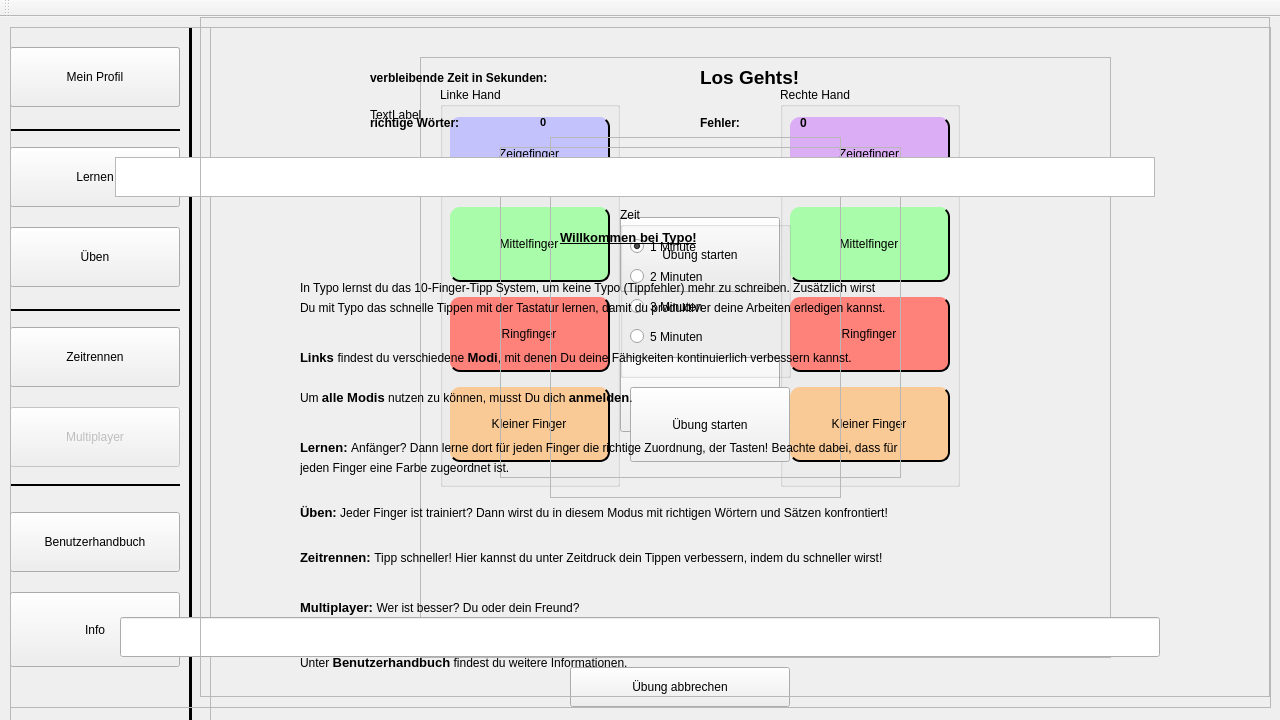
<?xml version="1.0" encoding="UTF-8"?>
<ui version="4.0">
 <class>MainWindow</class>
 <widget class="QMainWindow" name="MainWindow">
  <property name="geometry">
   <rect>
    <x>0</x>
    <y>0</y>
    <width>1280</width>
    <height>720</height>
   </rect>
  </property>
  <property name="windowTitle">
   <string>MainWindow</string>
  </property>
  <property name="toolTip">
   <string/>
  </property>
  <widget class="QWidget" name="centralWidget">
   <widget class="QFrame" name="frame_menue">
    <property name="geometry">
     <rect>
      <x>10</x>
      <y>10</y>
      <width>201</width>
      <height>971</height>
     </rect>
    </property>
    <property name="frameShape">
     <enum>QFrame::StyledPanel</enum>
    </property>
    <property name="frameShadow">
     <enum>QFrame::Raised</enum>
    </property>
    <property name="lineWidth">
     <number>2</number>
    </property>
    <widget class="QPushButton" name="optionen">
     <property name="geometry">
      <rect>
       <x>0</x>
       <y>565</y>
       <width>170</width>
       <height>75</height>
      </rect>
     </property>
     <property name="toolTip">
      <string>&lt;html&gt;&lt;head/&gt;&lt;body&gt;&lt;p&gt;&lt;br/&gt;&lt;/p&gt;&lt;/body&gt;&lt;/html&gt;</string>
     </property>
     <property name="text">
      <string>Info</string>
     </property>
    </widget>
    <widget class="QPushButton" name="multiplayer">
     <property name="enabled">
      <bool>false</bool>
     </property>
     <property name="geometry">
      <rect>
       <x>0</x>
       <y>380</y>
       <width>170</width>
       <height>60</height>
      </rect>
     </property>
     <property name="text">
      <string>Multiplayer</string>
     </property>
    </widget>
    <widget class="QPushButton" name="zeitrennen">
     <property name="enabled">
      <bool>true</bool>
     </property>
     <property name="geometry">
      <rect>
       <x>0</x>
       <y>300</y>
       <width>170</width>
       <height>60</height>
      </rect>
     </property>
     <property name="text">
      <string>Zeitrennen</string>
     </property>
    </widget>
    <widget class="QPushButton" name="ueben">
     <property name="enabled">
      <bool>true</bool>
     </property>
     <property name="geometry">
      <rect>
       <x>0</x>
       <y>200</y>
       <width>170</width>
       <height>60</height>
      </rect>
     </property>
     <property name="text">
      <string>Üben</string>
     </property>
    </widget>
    <widget class="QPushButton" name="lernen">
     <property name="enabled">
      <bool>true</bool>
     </property>
     <property name="geometry">
      <rect>
       <x>0</x>
       <y>120</y>
       <width>170</width>
       <height>60</height>
      </rect>
     </property>
     <property name="text">
      <string>Lernen</string>
     </property>
    </widget>
    <widget class="QPushButton" name="anmelden">
     <property name="geometry">
      <rect>
       <x>0</x>
       <y>20</y>
       <width>170</width>
       <height>60</height>
      </rect>
     </property>
     <property name="mouseTracking">
      <bool>false</bool>
     </property>
     <property name="toolTip">
      <string/>
     </property>
     <property name="toolTipDuration">
      <number>0</number>
     </property>
     <property name="text">
      <string>Anmelden</string>
     </property>
    </widget>
    <widget class="Line" name="line">
     <property name="geometry">
      <rect>
       <x>0</x>
       <y>280</y>
       <width>170</width>
       <height>6</height>
      </rect>
     </property>
     <property name="frameShadow">
      <enum>QFrame::Plain</enum>
     </property>
     <property name="lineWidth">
      <number>2</number>
     </property>
     <property name="orientation">
      <enum>Qt::Horizontal</enum>
     </property>
    </widget>
    <widget class="Line" name="line_2">
     <property name="geometry">
      <rect>
       <x>0</x>
       <y>100</y>
       <width>170</width>
       <height>6</height>
      </rect>
     </property>
     <property name="frameShadow">
      <enum>QFrame::Plain</enum>
     </property>
     <property name="lineWidth">
      <number>2</number>
     </property>
     <property name="orientation">
      <enum>Qt::Horizontal</enum>
     </property>
    </widget>
    <widget class="Line" name="line_3">
     <property name="geometry">
      <rect>
       <x>0</x>
       <y>455</y>
       <width>170</width>
       <height>6</height>
      </rect>
     </property>
     <property name="frameShadow">
      <enum>QFrame::Plain</enum>
     </property>
     <property name="lineWidth">
      <number>2</number>
     </property>
     <property name="orientation">
      <enum>Qt::Horizontal</enum>
     </property>
    </widget>
    <widget class="Line" name="line_4">
     <property name="geometry">
      <rect>
       <x>170</x>
       <y>-10</y>
       <width>20</width>
       <height>1191</height>
      </rect>
     </property>
     <property name="frameShadow">
      <enum>QFrame::Plain</enum>
     </property>
     <property name="lineWidth">
      <number>3</number>
     </property>
     <property name="orientation">
      <enum>Qt::Vertical</enum>
     </property>
    </widget>
    <widget class="QPushButton" name="b_buch">
     <property name="enabled">
      <bool>true</bool>
     </property>
     <property name="geometry">
      <rect>
       <x>0</x>
       <y>485</y>
       <width>170</width>
       <height>60</height>
      </rect>
     </property>
     <property name="text">
      <string>Benutzerhandbuch</string>
     </property>
    </widget>
    <widget class="QPushButton" name="pb_profil">
     <property name="geometry">
      <rect>
       <x>0</x>
       <y>20</y>
       <width>170</width>
       <height>60</height>
      </rect>
     </property>
     <property name="text">
      <string>Mein Profil</string>
     </property>
    </widget>
    <zorder>optionen</zorder>
    <zorder>multiplayer</zorder>
    <zorder>zeitrennen</zorder>
    <zorder>ueben</zorder>
    <zorder>lernen</zorder>
    <zorder>anmelden</zorder>
    <zorder>line</zorder>
    <zorder>line_2</zorder>
    <zorder>line_3</zorder>
    <zorder>line_4</zorder>
    <zorder>b_buch</zorder>
    <zorder>pb_profil</zorder>
    <zorder>frame_lernen</zorder>
   </widget>
   <widget class="QFrame" name="frame_hand">
    <property name="geometry">
     <rect>
      <x>420</x>
      <y>40</y>
      <width>691</width>
      <height>601</height>
     </rect>
    </property>
    <property name="frameShape">
     <enum>QFrame::StyledPanel</enum>
    </property>
    <property name="frameShadow">
     <enum>QFrame::Raised</enum>
    </property>
    <widget class="QGroupBox" name="gb_links">
     <property name="enabled">
      <bool>true</bool>
     </property>
     <property name="geometry">
      <rect>
       <x>20</x>
       <y>30</y>
       <width>180</width>
       <height>400</height>
      </rect>
     </property>
     <property name="title">
      <string>Linke Hand</string>
     </property>
     <widget class="QPushButton" name="bl_zeige">
      <property name="geometry">
       <rect>
        <x>10</x>
        <y>30</y>
        <width>160</width>
        <height>75</height>
       </rect>
      </property>
      <property name="styleSheet">
       <string notr="true">QPushButton#bl_zeige{ background-color: rgb(196,194,252);
border-style: outset;
border-top-left-radius: 10px;
border-top-right-radius: 10px;
border-bottom-left-radius: 10px;
border-bottom-right-radius: 10px;


	border-right-width: 1.5px;
border-bottom-width: 1.5px;
border-left-width: 0px;
border-top-width: 0px;
	border-right-color: black;
	border-bottom-color: black; }
QPushButton#bl_zeige:pressed {
    background-color: rgb(114, 111, 247);
border-style: outset;
border-top-left-radius: 10px;
border-top-right-radius: 10px;
border-bottom-left-radius: 10px;
border-bottom-right-radius: 10px;


	border-right-width: 0px;
border-bottom-width: 0px;
border-left-width: 1.5px;
border-top-width: 1.5px;
	border-left-color: black;
	border-top-color: black;
}</string>
      </property>
      <property name="text">
       <string>Zeigefinger</string>
      </property>
     </widget>
     <widget class="QPushButton" name="bl_kleiner">
      <property name="geometry">
       <rect>
        <x>10</x>
        <y>300</y>
        <width>160</width>
        <height>75</height>
       </rect>
      </property>
      <property name="toolTip">
       <string>&lt;html&gt;&lt;head/&gt;&lt;body&gt;&lt;p&gt;&lt;br/&gt;&lt;/p&gt;&lt;/body&gt;&lt;/html&gt;</string>
      </property>
      <property name="styleSheet">
       <string notr="true">QPushButton#bl_kleiner{ background-color: rgb(250,202,150); 
border-style: outset;
border-top-left-radius: 10px;
border-top-right-radius: 10px;
border-bottom-left-radius: 10px;
border-bottom-right-radius: 10px;


	border-right-width: 1.5px;
border-bottom-width: 1.5px;
border-left-width: 0px;
border-top-width: 0px;
	border-right-color: black;
	border-bottom-color: black;}
QPushButton#bl_kleiner:pressed {
    background-color: rgb(243, 141, 29);
border-style: outset;
border-top-left-radius: 10px;
border-top-right-radius: 10px;
border-bottom-left-radius: 10px;
border-bottom-right-radius: 10px;


	border-right-width: 0px;
border-bottom-width: 0px;
border-left-width: 1.5px;
border-top-width: 1.5px;
	border-left-color: black;
	border-top-color: black;
}</string>
      </property>
      <property name="text">
       <string>Kleiner Finger</string>
      </property>
     </widget>
     <widget class="QPushButton" name="bl_mittel">
      <property name="geometry">
       <rect>
        <x>10</x>
        <y>120</y>
        <width>160</width>
        <height>75</height>
       </rect>
      </property>
      <property name="styleSheet">
       <string notr="true">QPushButton#bl_mittel { background-color: rgb(169,252,169); 
border-style: outset;
border-top-left-radius: 10px;
border-top-right-radius: 10px;
border-bottom-left-radius: 10px;
border-bottom-right-radius: 10px;


	border-right-width: 1.5px;
border-bottom-width: 1.5px;
border-left-width: 0px;
border-top-width: 0px;
	border-right-color: black;
	border-bottom-color: black;}
QPushButton#bl_mittel:pressed {
    background-color: rgb(0, 255, 0);
border-style: outset;
border-top-left-radius: 10px;
border-top-right-radius: 10px;
border-bottom-left-radius: 10px;
border-bottom-right-radius: 10px;


	border-right-width: 0px;
border-bottom-width: 0px;
border-left-width: 1.5px;
border-top-width: 1.5px;
	border-left-color: black;
	border-top-color: black;
}</string>
      </property>
      <property name="text">
       <string>Mittelfinger</string>
      </property>
     </widget>
     <widget class="QPushButton" name="bl_ring">
      <property name="geometry">
       <rect>
        <x>10</x>
        <y>210</y>
        <width>160</width>
        <height>75</height>
       </rect>
      </property>
      <property name="styleSheet">
       <string notr="true">QPushButton#bl_ring{ background-color: rgb(254,129,122);
border-style: outset;
border-top-left-radius: 10px;
border-top-right-radius: 10px;
border-bottom-left-radius: 10px;
border-bottom-right-radius: 10px;


	border-right-width: 1.5px;
border-bottom-width: 1.5px;
border-left-width: 0px;
border-top-width: 0px;
	border-right-color: black;
	border-bottom-color: black; }
QPushButton#bl_ring:pressed {
    background-color: rgb(255, 0, 0);
border-style: outset;
border-top-left-radius: 10px;
border-top-right-radius: 10px;
border-bottom-left-radius: 10px;
border-bottom-right-radius: 10px;


	border-right-width: 0px;
border-bottom-width: 0px;
border-left-width: 1.5px;
border-top-width: 1.5px;
	border-left-color: black;
	border-top-color: black;
}</string>
      </property>
      <property name="text">
       <string>Ringfinger</string>
      </property>
     </widget>
    </widget>
    <widget class="QGroupBox" name="gb_rechts">
     <property name="enabled">
      <bool>true</bool>
     </property>
     <property name="geometry">
      <rect>
       <x>360</x>
       <y>30</y>
       <width>180</width>
       <height>400</height>
      </rect>
     </property>
     <property name="title">
      <string>Rechte Hand</string>
     </property>
     <widget class="QPushButton" name="br_zeige">
      <property name="geometry">
       <rect>
        <x>10</x>
        <y>30</y>
        <width>160</width>
        <height>75</height>
       </rect>
      </property>
      <property name="styleSheet">
       <string notr="true">QPushButton#br_zeige{ background-color: rgb(219,173,245);
border-style: outset;
border-top-left-radius: 10px;
border-top-right-radius: 10px;
border-bottom-left-radius: 10px;
border-bottom-right-radius: 10px;


	border-right-width: 1.5px;
border-bottom-width: 1.5px;
border-left-width: 0px;
border-top-width: 0px;
	border-right-color: black;
	border-bottom-color: black; }
QPushButton#br_zeige:pressed {
    background-color: rgb(169, 64, 232);
border-style: outset;
border-top-left-radius: 10px;
border-top-right-radius: 10px;
border-bottom-left-radius: 10px;
border-bottom-right-radius: 10px;


	border-right-width: 0px;
border-bottom-width: 0px;
border-left-width: 1.5px;
border-top-width: 1.5px;
	border-left-color: black;
	border-top-color: black;
}</string>
      </property>
      <property name="text">
       <string>Zeigefinger</string>
      </property>
     </widget>
     <widget class="QPushButton" name="br_kleiner">
      <property name="geometry">
       <rect>
        <x>10</x>
        <y>300</y>
        <width>160</width>
        <height>75</height>
       </rect>
      </property>
      <property name="styleSheet">
       <string notr="true">QPushButton#br_kleiner{ background-color: rgb(250,202,150); 
border-style: outset;
border-top-left-radius: 10px;
border-top-right-radius: 10px;
border-bottom-left-radius: 10px;
border-bottom-right-radius: 10px;


	border-right-width: 1.5px;
border-bottom-width: 1.5px;
border-left-width: 0px;
border-top-width: 0px;
	border-right-color: black;
	border-bottom-color: black;}
QPushButton#br_kleiner:pressed {
    background-color: rgb(243, 141, 29);
border-style: outset;
border-top-left-radius: 10px;
border-top-right-radius: 10px;
border-bottom-left-radius: 10px;
border-bottom-right-radius: 10px;


	border-right-width: 0px;
border-bottom-width: 0px;
border-left-width: 1.5px;
border-top-width: 1.5px;
	border-left-color: black;
	border-top-color: black;
}</string>
      </property>
      <property name="text">
       <string>Kleiner Finger</string>
      </property>
     </widget>
     <widget class="QPushButton" name="br_mittel">
      <property name="geometry">
       <rect>
        <x>10</x>
        <y>120</y>
        <width>160</width>
        <height>75</height>
       </rect>
      </property>
      <property name="styleSheet">
       <string notr="true">QPushButton#br_mittel { background-color: rgb(169,252,169); 
border-style: outset;
border-top-left-radius: 10px;
border-top-right-radius: 10px;
border-bottom-left-radius: 10px;
border-bottom-right-radius: 10px;


	border-right-width: 1.5px;
border-bottom-width: 1.5px;
border-left-width: 0px;
border-top-width: 0px;
	border-right-color: black;
	border-bottom-color: black;}
QPushButton#br_mittel:pressed {
    background-color: rgb(0, 255, 0);
border-style: outset;
border-top-left-radius: 10px;
border-top-right-radius: 10px;
border-bottom-left-radius: 10px;
border-bottom-right-radius: 10px;


	border-right-width: 0px;
border-bottom-width: 0px;
border-left-width: 1.5px;
border-top-width: 1.5px;
	border-left-color: black;
	border-top-color: black;
}</string>
      </property>
      <property name="text">
       <string>Mittelfinger</string>
      </property>
     </widget>
     <widget class="QPushButton" name="br_ring">
      <property name="geometry">
       <rect>
        <x>10</x>
        <y>210</y>
        <width>160</width>
        <height>75</height>
       </rect>
      </property>
      <property name="styleSheet">
       <string notr="true">QPushButton#br_ring { background-color: rgb(254,129,122);
border-style: outset;
border-top-left-radius: 10px;
border-top-right-radius: 10px;
border-bottom-left-radius: 10px;
border-bottom-right-radius: 10px;


	border-right-width: 1.5px;
border-bottom-width: 1.5px;
border-left-width: 0px;
border-top-width: 0px;
	border-right-color: black;
	border-bottom-color: black; }
QPushButton#br_ring:pressed {
    background-color: rgb(255, 0, 0);
border-style: outset;
border-top-left-radius: 10px;
border-top-right-radius: 10px;
border-bottom-left-radius: 10px;
border-bottom-right-radius: 10px;


	border-right-width: 0px;
border-bottom-width: 0px;
border-left-width: 1.5px;
border-top-width: 1.5px;
	border-left-color: black;
	border-top-color: black;
}</string>
      </property>
      <property name="text">
       <string>Ringfinger</string>
      </property>
     </widget>
    </widget>
   </widget>
   <widget class="QFrame" name="frame_ueben">
    <property name="geometry">
     <rect>
      <x>550</x>
      <y>120</y>
      <width>291</width>
      <height>361</height>
     </rect>
    </property>
    <property name="frameShape">
     <enum>QFrame::StyledPanel</enum>
    </property>
    <property name="frameShadow">
     <enum>QFrame::Raised</enum>
    </property>
    <widget class="QPushButton" name="pushButton_eigener">
     <property name="geometry">
      <rect>
       <x>70</x>
       <y>220</y>
       <width>160</width>
       <height>75</height>
      </rect>
     </property>
     <property name="text">
      <string>Eigener Text</string>
     </property>
    </widget>
    <widget class="QPushButton" name="pushButton_starten">
     <property name="geometry">
      <rect>
       <x>70</x>
       <y>80</y>
       <width>160</width>
       <height>75</height>
      </rect>
     </property>
     <property name="text">
      <string>Übung starten</string>
     </property>
    </widget>
   </widget>
   <widget class="QFrame" name="frame_zeit">
    <property name="geometry">
     <rect>
      <x>500</x>
      <y>130</y>
      <width>401</width>
      <height>331</height>
     </rect>
    </property>
    <property name="frameShape">
     <enum>QFrame::StyledPanel</enum>
    </property>
    <property name="frameShadow">
     <enum>QFrame::Raised</enum>
    </property>
    <widget class="QPushButton" name="pushButton_zeitstart">
     <property name="geometry">
      <rect>
       <x>130</x>
       <y>240</y>
       <width>160</width>
       <height>75</height>
      </rect>
     </property>
     <property name="text">
      <string>Übung starten</string>
     </property>
    </widget>
    <widget class="QGroupBox" name="groupBox_zeit">
     <property name="geometry">
      <rect>
       <x>120</x>
       <y>60</y>
       <width>171</width>
       <height>171</height>
      </rect>
     </property>
     <property name="title">
      <string>Zeit</string>
     </property>
     <widget class="QRadioButton" name="radioButton_1">
      <property name="geometry">
       <rect>
        <x>10</x>
        <y>30</y>
        <width>76</width>
        <height>19</height>
       </rect>
      </property>
      <property name="text">
       <string>1 Minute</string>
      </property>
      <property name="checked">
       <bool>true</bool>
      </property>
     </widget>
     <widget class="QRadioButton" name="radioButton_2">
      <property name="geometry">
       <rect>
        <x>10</x>
        <y>60</y>
        <width>76</width>
        <height>19</height>
       </rect>
      </property>
      <property name="text">
       <string>2 Minuten</string>
      </property>
     </widget>
     <widget class="QRadioButton" name="radioButton_3">
      <property name="geometry">
       <rect>
        <x>10</x>
        <y>90</y>
        <width>76</width>
        <height>19</height>
       </rect>
      </property>
      <property name="text">
       <string>3 Minuten</string>
      </property>
     </widget>
     <widget class="QRadioButton" name="radioButton_5">
      <property name="geometry">
       <rect>
        <x>10</x>
        <y>120</y>
        <width>76</width>
        <height>19</height>
       </rect>
      </property>
      <property name="text">
       <string>5 Minuten</string>
      </property>
     </widget>
    </widget>
   </widget>
   <widget class="QFrame" name="frame_lernen">
    <property name="geometry">
     <rect>
      <x>10</x>
      <y>10</y>
      <width>1261</width>
      <height>681</height>
     </rect>
    </property>
    <property name="frameShape">
     <enum>QFrame::StyledPanel</enum>
    </property>
    <property name="frameShadow">
     <enum>QFrame::Raised</enum>
    </property>
    <widget class="QWidget" name="horizontalWidget" native="true">
     <property name="geometry">
      <rect>
       <x>80</x>
       <y>160</y>
       <width>1091</width>
       <height>431</height>
      </rect>
     </property>
     <layout class="QHBoxLayout" name="horizontalLayout"/>
    </widget>
    <widget class="QTextBrowser" name="textBrowser">
     <property name="geometry">
      <rect>
       <x>105</x>
       <y>130</y>
       <width>1040</width>
       <height>40</height>
      </rect>
     </property>
     <property name="font">
      <font>
       <weight>50</weight>
       <bold>false</bold>
      </font>
     </property>
    </widget>
    <widget class="QPushButton" name="button_uebungende">
     <property name="geometry">
      <rect>
       <x>560</x>
       <y>640</y>
       <width>220</width>
       <height>40</height>
      </rect>
     </property>
     <property name="text">
      <string>Übung abbrechen</string>
     </property>
    </widget>
    <widget class="QLabel" name="label_zeit">
     <property name="geometry">
      <rect>
       <x>690</x>
       <y>10</y>
       <width>221</width>
       <height>81</height>
      </rect>
     </property>
     <property name="font">
      <font>
       <pointsize>14</pointsize>
       <weight>75</weight>
       <bold>true</bold>
      </font>
     </property>
     <property name="text">
      <string>Los Gehts!</string>
     </property>
    </widget>
    <widget class="QLabel" name="label">
     <property name="geometry">
      <rect>
       <x>360</x>
       <y>30</y>
       <width>301</width>
       <height>41</height>
      </rect>
     </property>
     <property name="font">
      <font>
       <weight>75</weight>
       <bold>true</bold>
      </font>
     </property>
     <property name="text">
      <string>verbleibende Zeit in Sekunden:</string>
     </property>
    </widget>
    <widget class="QLineEdit" name="eingabefeld">
     <property name="geometry">
      <rect>
       <x>110</x>
       <y>590</y>
       <width>1040</width>
       <height>40</height>
      </rect>
     </property>
     <property name="cursorPosition">
      <number>0</number>
     </property>
    </widget>
    <widget class="QLabel" name="label_username">
     <property name="geometry">
      <rect>
       <x>210</x>
       <y>40</y>
       <width>121</width>
       <height>31</height>
      </rect>
     </property>
     <property name="text">
      <string/>
     </property>
    </widget>
    <widget class="QLabel" name="label_WPM">
     <property name="geometry">
      <rect>
       <x>530</x>
       <y>80</y>
       <width>61</width>
       <height>31</height>
      </rect>
     </property>
     <property name="font">
      <font>
       <pointsize>8</pointsize>
       <weight>75</weight>
       <bold>true</bold>
      </font>
     </property>
     <property name="text">
      <string>0</string>
     </property>
    </widget>
    <widget class="QLabel" name="label_2">
     <property name="geometry">
      <rect>
       <x>360</x>
       <y>80</y>
       <width>161</width>
       <height>31</height>
      </rect>
     </property>
     <property name="font">
      <font>
       <weight>75</weight>
       <bold>true</bold>
      </font>
     </property>
     <property name="text">
      <string>richtige Wörter:</string>
     </property>
    </widget>
    <widget class="QLabel" name="label_3">
     <property name="geometry">
      <rect>
       <x>690</x>
       <y>80</y>
       <width>111</width>
       <height>31</height>
      </rect>
     </property>
     <property name="font">
      <font>
       <weight>75</weight>
       <bold>true</bold>
      </font>
     </property>
     <property name="text">
      <string>Fehler:</string>
     </property>
    </widget>
    <widget class="QLabel" name="label_fehler">
     <property name="geometry">
      <rect>
       <x>790</x>
       <y>80</y>
       <width>61</width>
       <height>31</height>
      </rect>
     </property>
     <property name="font">
      <font>
       <weight>75</weight>
       <bold>true</bold>
      </font>
     </property>
     <property name="text">
      <string>0</string>
     </property>
    </widget>
   </widget>
   <widget class="QFrame" name="frame_welcome">
    <property name="geometry">
     <rect>
      <x>200</x>
      <y>0</y>
      <width>1070</width>
      <height>680</height>
     </rect>
    </property>
    <property name="frameShape">
     <enum>QFrame::StyledPanel</enum>
    </property>
    <property name="frameShadow">
     <enum>QFrame::Raised</enum>
    </property>
    <widget class="QLabel" name="label_banner_typo">
     <property name="geometry">
      <rect>
       <x>170</x>
       <y>0</y>
       <width>706</width>
       <height>196</height>
      </rect>
     </property>
     <property name="text">
      <string>TextLabel</string>
     </property>
    </widget>
    <widget class="QLabel" name="label_17">
     <property name="geometry">
      <rect>
       <x>360</x>
       <y>200</y>
       <width>331</width>
       <height>41</height>
      </rect>
     </property>
     <property name="text">
      <string>&lt;html&gt;&lt;head/&gt;&lt;body&gt;&lt;p&gt;&lt;span style=&quot; font-size:10pt; font-weight:600; text-decoration: underline;&quot;&gt;Willkommen bei Typo!&lt;/span&gt;&lt;/p&gt;&lt;/body&gt;&lt;/html&gt;</string>
     </property>
    </widget>
    <widget class="QLabel" name="label_18">
     <property name="geometry">
      <rect>
       <x>100</x>
       <y>250</y>
       <width>1061</width>
       <height>41</height>
      </rect>
     </property>
     <property name="text">
      <string>In Typo lernst du das 10-Finger-Tipp System, um keine Typo (Tippfehler) mehr zu schreiben. Zusätzlich wirst </string>
     </property>
    </widget>
    <widget class="QLabel" name="label_19">
     <property name="geometry">
      <rect>
       <x>100</x>
       <y>270</y>
       <width>1061</width>
       <height>41</height>
      </rect>
     </property>
     <property name="text">
      <string>Du mit Typo das schnelle Tippen mit der Tastatur lernen, damit du produktiver deine Arbeiten erledigen kannst.</string>
     </property>
    </widget>
    <widget class="QLabel" name="label_20">
     <property name="geometry">
      <rect>
       <x>100</x>
       <y>320</y>
       <width>1041</width>
       <height>41</height>
      </rect>
     </property>
     <property name="text">
      <string>&lt;html&gt;&lt;head/&gt;&lt;body&gt;&lt;p&gt;&lt;span style=&quot; font-size:10pt; font-weight:600;&quot;&gt;Links &lt;/span&gt;findest du verschiedene &lt;span style=&quot; font-size:10pt; font-weight:600;&quot;&gt;Modi&lt;/span&gt;, mit denen Du deine Fähigkeiten kontinuierlich verbessern kannst.&lt;/p&gt;&lt;/body&gt;&lt;/html&gt;</string>
     </property>
    </widget>
    <widget class="QLabel" name="label_21">
     <property name="geometry">
      <rect>
       <x>100</x>
       <y>410</y>
       <width>1061</width>
       <height>41</height>
      </rect>
     </property>
     <property name="text">
      <string>&lt;html&gt;&lt;head/&gt;&lt;body&gt;&lt;p&gt;&lt;span style=&quot; font-size:10pt; font-weight:600;&quot;&gt;Lernen: &lt;/span&gt;Anfänger? Dann lerne dort für jeden Finger die richtige Zuordnung, der Tasten! Beachte dabei, dass für &lt;/p&gt;&lt;/body&gt;&lt;/html&gt;</string>
     </property>
    </widget>
    <widget class="QLabel" name="label_22">
     <property name="geometry">
      <rect>
       <x>100</x>
       <y>430</y>
       <width>1061</width>
       <height>41</height>
      </rect>
     </property>
     <property name="text">
      <string>jeden Finger eine Farbe zugeordnet ist.</string>
     </property>
    </widget>
    <widget class="QLabel" name="label_23">
     <property name="geometry">
      <rect>
       <x>100</x>
       <y>475</y>
       <width>1061</width>
       <height>41</height>
      </rect>
     </property>
     <property name="text">
      <string>&lt;html&gt;&lt;head/&gt;&lt;body&gt;&lt;p&gt;&lt;span style=&quot; font-size:10pt; font-weight:600;&quot;&gt;Üben:&lt;/span&gt; Jeder Finger ist trainiert? Dann wirst du in diesem Modus mit richtigen Wörtern und Sätzen konfrontiert!&lt;/p&gt;&lt;/body&gt;&lt;/html&gt;</string>
     </property>
    </widget>
    <widget class="QLabel" name="label_24">
     <property name="geometry">
      <rect>
       <x>100</x>
       <y>520</y>
       <width>1061</width>
       <height>41</height>
      </rect>
     </property>
     <property name="text">
      <string>&lt;html&gt;&lt;head/&gt;&lt;body&gt;&lt;p&gt;&lt;span style=&quot; font-size:10pt; font-weight:600;&quot;&gt;Zeitrennen: &lt;/span&gt;Tipp schneller! Hier kannst du unter Zeitdruck dein Tippen verbessern, indem du schneller wirst!&lt;/p&gt;&lt;/body&gt;&lt;/html&gt;</string>
     </property>
    </widget>
    <widget class="QLabel" name="label_25">
     <property name="geometry">
      <rect>
       <x>100</x>
       <y>570</y>
       <width>1061</width>
       <height>41</height>
      </rect>
     </property>
     <property name="text">
      <string>&lt;html&gt;&lt;head/&gt;&lt;body&gt;&lt;p&gt;&lt;span style=&quot; font-size:10pt; font-weight:600;&quot;&gt;Multiplayer: &lt;/span&gt;Wer ist besser? Du oder dein Freund?&lt;/p&gt;&lt;/body&gt;&lt;/html&gt;</string>
     </property>
    </widget>
    <widget class="QLabel" name="label_26">
     <property name="geometry">
      <rect>
       <x>100</x>
       <y>625</y>
       <width>1061</width>
       <height>41</height>
      </rect>
     </property>
     <property name="text">
      <string>&lt;html&gt;&lt;head/&gt;&lt;body&gt;&lt;p&gt;Unter &lt;span style=&quot; font-size:10pt; font-weight:600;&quot;&gt;Benutzerhandbuch&lt;/span&gt; findest du weitere Informationen.&lt;/p&gt;&lt;/body&gt;&lt;/html&gt;</string>
     </property>
    </widget>
    <widget class="QLabel" name="label_13">
     <property name="geometry">
      <rect>
       <x>100</x>
       <y>360</y>
       <width>1061</width>
       <height>41</height>
      </rect>
     </property>
     <property name="text">
      <string>&lt;html&gt;&lt;head/&gt;&lt;body&gt;&lt;p&gt;Um &lt;span style=&quot; font-size:10pt; font-weight:600;&quot;&gt;alle Modis&lt;/span&gt; nutzen zu können, musst Du dich &lt;span style=&quot; font-size:10pt; font-weight:600;&quot;&gt;anmelden&lt;/span&gt;.&lt;/p&gt;&lt;/body&gt;&lt;/html&gt;</string>
     </property>
    </widget>
   </widget>
  </widget>
  <widget class="QMenuBar" name="menuBar">
   <property name="geometry">
    <rect>
     <x>0</x>
     <y>0</y>
     <width>1280</width>
     <height>17</height>
    </rect>
   </property>
  </widget>
  <widget class="QToolBar" name="mainToolBar">
   <attribute name="toolBarArea">
    <enum>TopToolBarArea</enum>
   </attribute>
   <attribute name="toolBarBreak">
    <bool>false</bool>
   </attribute>
  </widget>
 </widget>
 <layoutdefault spacing="6" margin="11"/>
 <resources/>
 <connections/>
</ui>
